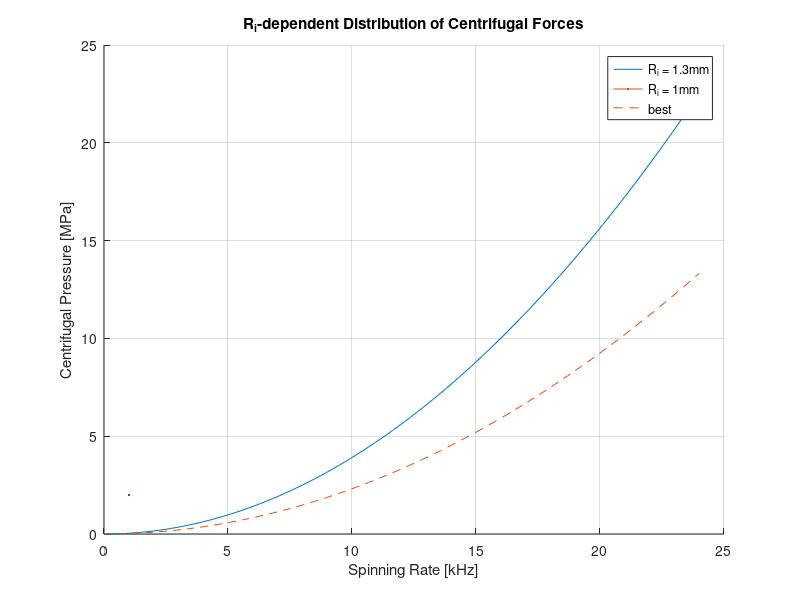

Here is the MATLAB script that generated this plot:
%%%%%%%%%%%%%%%%%%%%%%%%%%%%%%%%%%%%%%%%%%%%%%%%%%%%%%%%%%%%%%%%%%%%%%%%%%%
%%%   CENTRIFUGAL FORCES INDUCED IN THE NMR ROTOR UPON MAS SPINNING     %%%
%%%            @ Ettore Bartalucci & Prof. Dr. Thomas Wiegand           %%%
%%%%%%%%%%%%%%%%%%%%%%%%%%%%%%%%%%%%%%%%%%%%%%%%%%%%%%%%%%%%%%%%%%%%%%%%%%%

%% Solid-State NMR ROTORS

% consider what happens to the centrifugal pressure MPa of a 3.2mm thin
% wall rotor when varying the inner radius R_i from the original 1.3mm
% value to 1mm. This serves to build up the future discussion of the
% distribution of centrifugal pressures over the effective volume of the
% sample, which spans a value of y = R_i - x, where x is the radius of the
% amount of sample in the rotor. See DeepNote notebook.

% ROTOR DIAMETERS % 
% INNER %
% 3mm % 
% 2.6mm % thin wall
% 2.2mm % thick wall
% 0.9mm % 
% 0.5mm % 

% MPa = [kg/(m*s^2)]
% rho as average of NBS and sulfoximine densities

rho = 1.758*1000; % density in kg/m3 
nu_r = linspace(0,24); % spinning frequency (kHz)
R_i = [0.0013, 0.001]; % R_i variation for a  3.2mm thin wall rotor

sigma_c_3p2_thin_R_i = ((rho.*((nu_r*1000).^2)*(2*pi).^2).*(R_i(:,1).^2))./3/1000000; % pressure (MPa)
sigma_c_3p2_thin_R_i_x = ((rho.*((nu_r*1000).^2)*(2*pi).^2).*(R_i(:,2).^2))./3/1000000; % pressure (MPa)


figure(1); clf; hold on;
plot(nu_r,sigma_c_3p2_thin_R_i,"Color",'#0072BD', LineWidth=2)
plot(nu_r,sigma_c_3p2_thin_R_i_x,'--',"Color",'#D95319', LineWidth=2)
grid on;
xlabel('Spinning Rate [kHz]')
ylabel('Centrifugal Pressure [MPa]')
title('R_i-dependent Distribution of Centrifugal Forces')
legend('R_i = 1.3mm','R_i = 1mm',Location='best')

